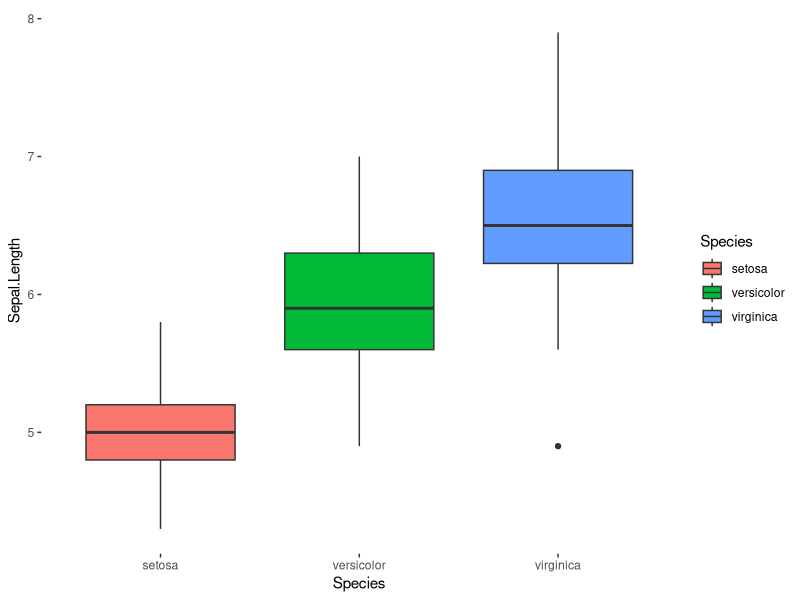
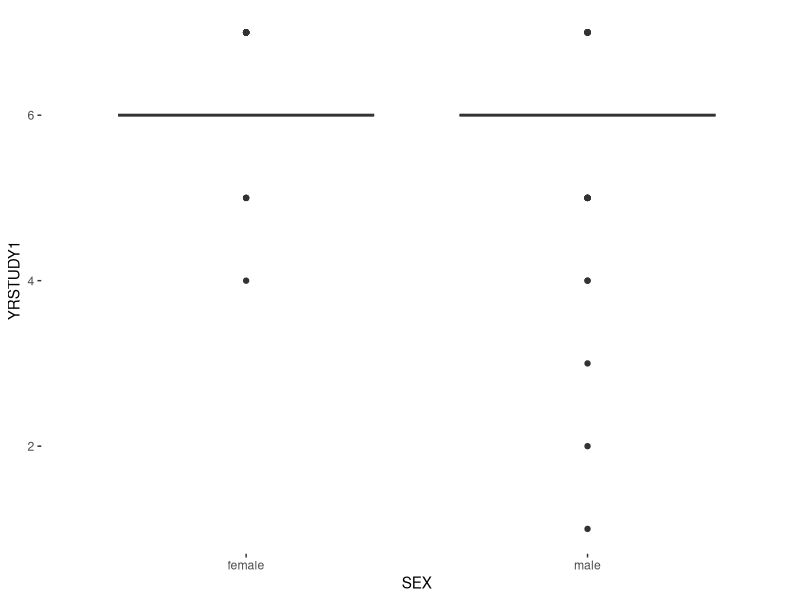
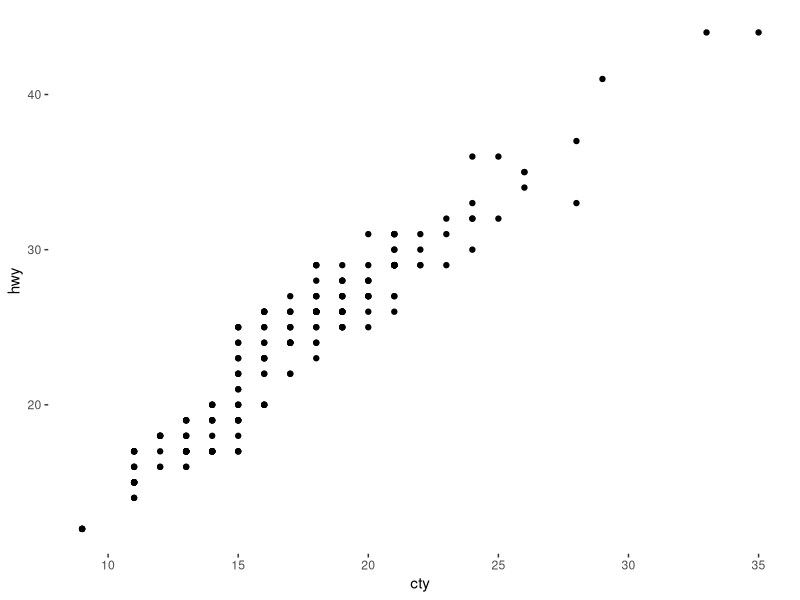
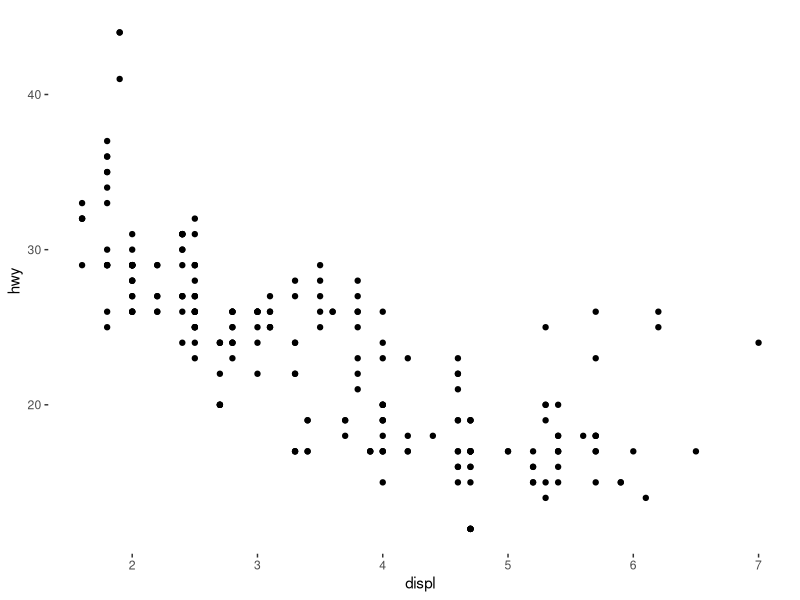
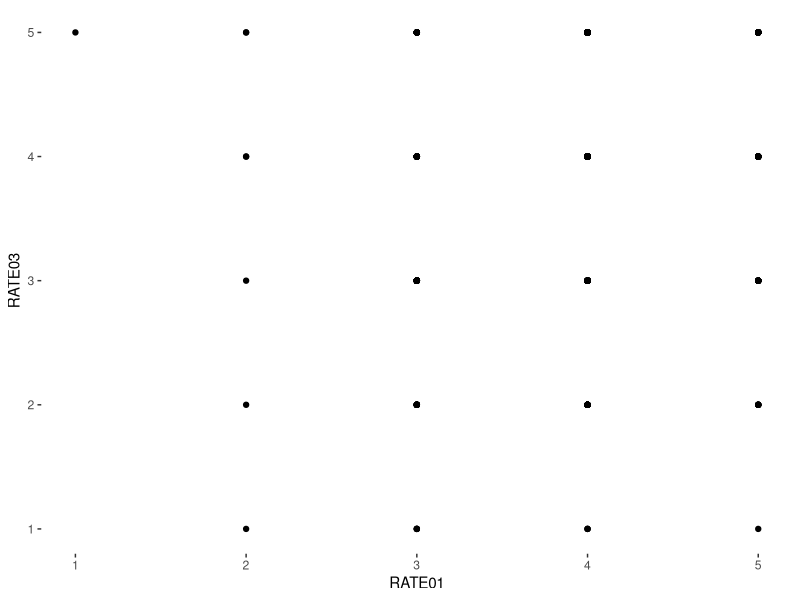
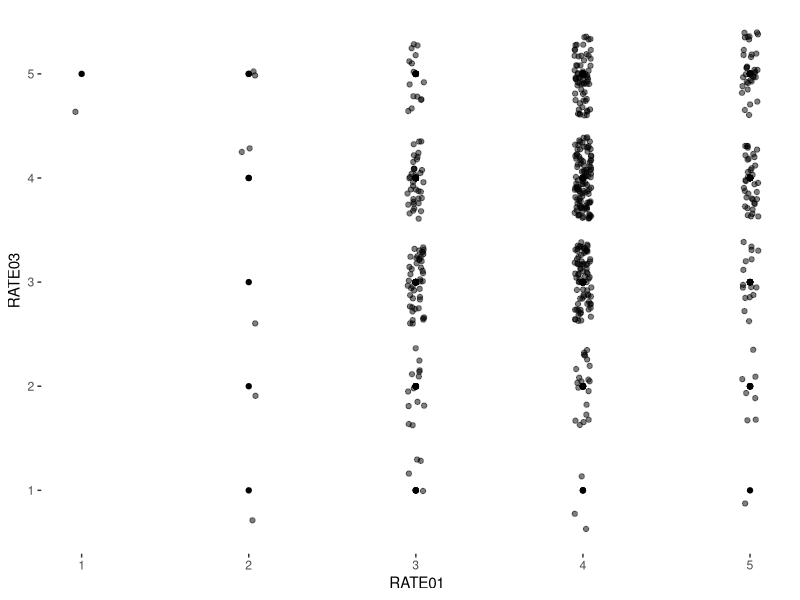

Here is the R script that generated these plots, in order:
## ---- chunk 1
###########################################################################
################# DON'T DELETE THIS PART!!!!!##############################
###########################################################################
                                                                          #
knitr::opts_chunk$set(echo = TRUE, message = FALSE, warning = FALSE)      #
                                                                          #
library(tidyverse)           #The tidyverse has all of our data tools     #
library(ggthemes)            #ggthemes makes our graphs look nicer        #
                                                                          # 
theme_set(                                #this sets the theme for all    #
  theme_tufte() +                         #plots that we make             #
  theme(text=element_text(family="sans"))                                 #
  )                                                                       #
                                                                          #
                                                                          #
                                                                          #
### Below is where you read and store your data.                          #
                                                                          #
cirpData <- read_csv("CIRP_DATA_2014_CLEAN.csv")
                                                                          #
                                                                          #
                                                                          #
############# ^ ################################# ^ #######################
############# | ## DON'T DELETE THIS PART!!!!!### | #######################
############# | ################################# | #######################
## ---- chunk 2

iris %>% head

# make boxplot of sepal length

#qplot note:  you need both x and y here

#  x = facet category
#  y = the actual data you're interested in (sepal length)


qplot(x=Species,
      y=Sepal.Length,
      data=iris,
      geom="boxplot",
      fill=Species)


## ---- chunk 3
# let's boxplot YRSTUDY1

cirpData <- read_csv("CIRP_DATA_2014_CLEAN.csv")


cirpData %>% head

qplot(x=SEX,
      y=YRSTUDY1,
      data=cirpData,
      geom="boxplot")



## ---- chunk 4

mpg %>% head

#idea:  compare city and hwy fuel efficiency!

qplot(cty, 
      hwy, 
      data=mpg, 
      geom="point")



## ---- chunk 5
# try disp and hwy


qplot(displ,
      hwy,
      data=mpg)
## ---- chunk 6

# scatterplot of RATE01 and RATE03 (academic ability and compet)

qplot(x=RATE01,
      y=RATE03,
      data = cirpData,
      geom="point")

## ---- chunk 7

qplot(x=RATE01,
      y=RATE03,
      data = cirpData,
      geom="point")+geom_jitter(width=1/20, alpha = 1/2)

